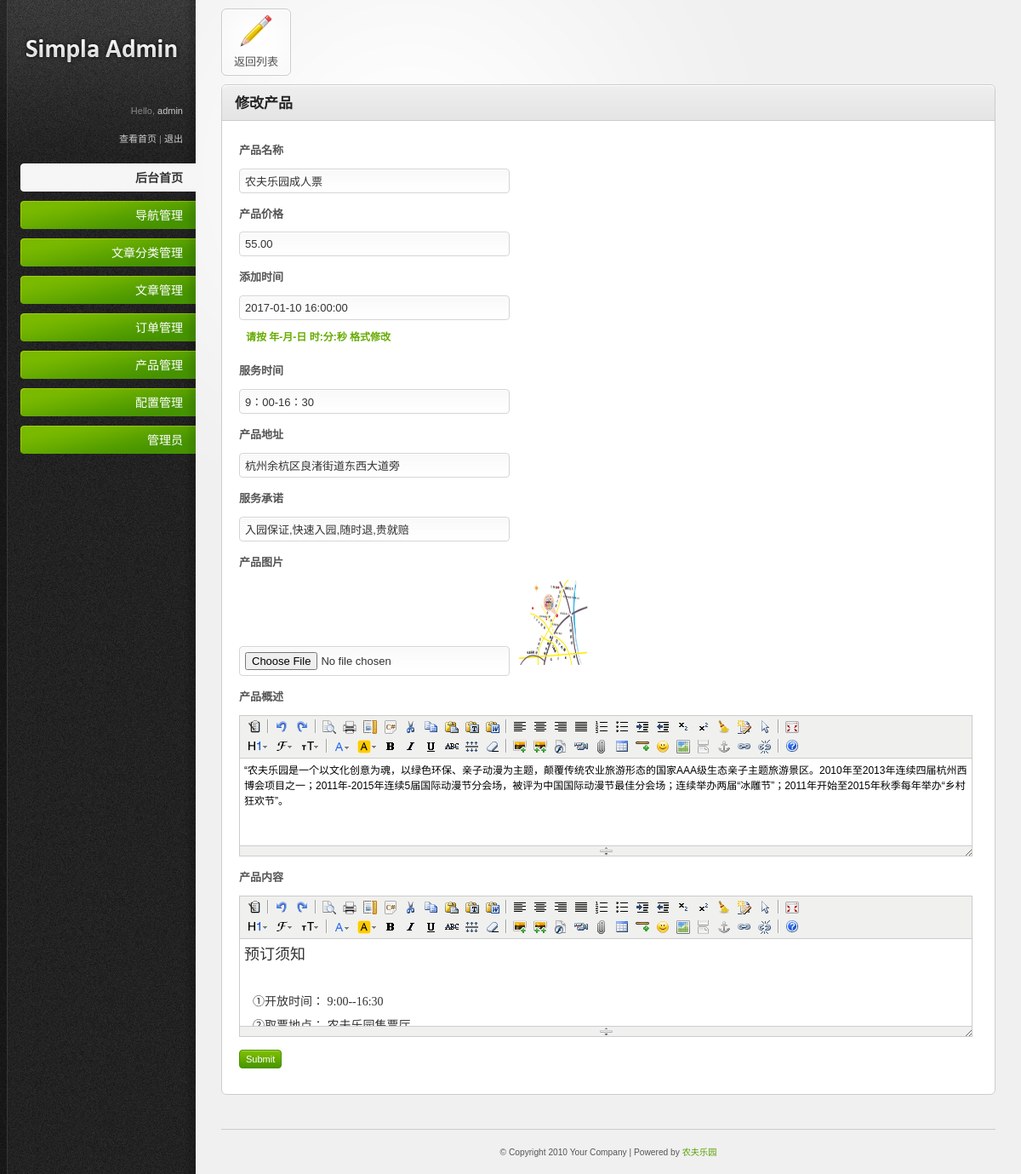
The page /admin/product_edit.php?product_id=24 (signed in) on the database its author committed.
### tables this page shows
CREATE TABLE `pre_product` (
  `product_id` int(11) NOT NULL AUTO_INCREMENT,
  `product_name` varchar(45) DEFAULT NULL COMMENT '产品名称',
  `product_price` decimal(10,2) DEFAULT NULL COMMENT '产品价格',
  `product_desc` text COMMENT '描述内容',
  `product_content` text COMMENT '正文内容',
  `product_time` int(11) DEFAULT NULL COMMENT '添加时间',
  `product_date` varchar(200) DEFAULT NULL COMMENT '服务日期',
  `product_address` varchar(255) DEFAULT NULL COMMENT '地址\n',
  `product_promise` text COMMENT '服务承诺',
  `product_img` varchar(255) NOT NULL,
  PRIMARY KEY (`product_id`)
);

### include/init.php (called while the page is built, shortened)
<?php
    $conn = mysql_connect("localhost","root","root");
    $pre_ ="pre_";
    include("extends_helper.php");
?>

### include/extends_helper.php (called while the page is built, shortened)
<?php
function getOne($sql){
	global $conn;
	$result=mysql_query($sql,$conn);
	$data=array();
	if($result && mysql_num_rows($result)>0){
		$data=mysql_fetch_assoc($result);
	}
	return $data;
}

### admin/product_edit.php (the view, shortened to what this page needs)
<?php
    include("../include/init.php");
    $product_id = isset($_GET['product_id']) ? $_GET['product_id'] : 0;
    $sql = "SELECT * FROM {$pre_}product WHERE product_id = $product_id";
    $product_name = getOne($sql);
?>
<!DOCTYPE html PUBLIC "-//W3C//DTD XHTML 1.0 Strict//EN" "http://www.w3.org/TR/xhtml1/DTD/xhtml1-strict.dtd">
<html xmlns="http://www.w3.org/1999/xhtml">
<head>
<link rel="stylesheet" href="../static/admin/css/reset.css" type="text/css" media="screen" />
<link rel="stylesheet" href="../static/admin/css/style.css" type="text/css" media="screen" />
<link rel="stylesheet" href="../static/admin/css/invalid.css" type="text/css" media="screen" />
<link rel="stylesheet" href="../static/css/style-validForm.css" type="text/css" media="screen" />
<link rel="stylesheet" href="../static/plugin/datePicker/datePicker.css" type="text/css" media="screen" />
<link rel="stylesheet" href="../include/kindeditor/themes/default/default.css" />
</head>
<body>
<div id="body-wrapper">
  <div id="sidebar">
     <?php include("menu.php");?>
  </div>
  <div id="main-content">
    <ul class="shortcut-buttons-set">
      <li><a class="shortcut-button" href="product_list.php"><span> <img src="../static/admin/images/icons/pencil_48.png" alt="icon" /><br />
        返回列表</span></a></li>
    </ul>
    <div class="content-box">
      <div class="content-box-header">
        <h3>修改产品</h3>
      </div>
      <div class="content-box-content">
        <div class="tab-content default-tab" id="tab2">
          <form action="#" method="post" enctype="multipart/form-data" class="nav_form">
            <fieldset>
                <p>
                  <label>产品名称</label>
                 <input class="text-input small-input" datatype="*1-20" nullmsg="产品名称长度1-20位" type="text" id="small-input" name="product_name" value="<?php echo $product_name['product_name'];?>" />
                </p>
                <p>
                  <label>产品价格</label>
                  <input class="text-input small-input" datatype="/^[0-9]+([.]{1}[0-9]{2}){0,1}$/" nullmsg="产品价格填写错误,应填写无小数点或者00.00格式" type="text" id="small-input" name="product_price" value="<?php echo $product_name['product_price'];?>" />
                </p>
                <p>
                  <label>添加时间</label>
                  <input class="text-input small-input" type="text" id="small-input" name="product_time" value="<?php echo date("Y-m-d H:i:s",$product_name['product_time']);?>" />
                   <div style="display:inline; color: #66ab00;font-weight: 600;" class="Validform_checktip">请按 年-月-日 时:分:秒 格式修改</div>
                </p>
                <p>
                  <label>服务时间</label>
                  <input class="text-input small-input" datatype="*1-20" nullmsg="服务时间填写1-20位" type="text" id="small-input" name="product_date" value="<?php echo $product_name['product_date'];?>" />
                </p>
                <p>
                  <label>产品地址</label>
                  <input class="text-input small-input" datatype="s1-50" nullmsg="产品地址填写长度1-50位" type="text" id="small-input" name="product_address" value="<?php echo $product_name['product_address'];?>" />
                </p>
                <p>
                  <label>服务承诺</label>
                  <input class="text-input small-input" datatype="*1-50" nullmsg="服务承诺填写1-50位" type="text" id="small-input" name="product_promise" value="<?php echo $product_name['product_promise'];?>" />
                </p>
                <p>
                  <label>产品图片</label>
                  <input class="text-input small-input" type="file" id="small-input" name="product_img" />
                  <?php if(!empty($product_name['product_img'])) {?>
                      <img src="../<?php echo $product_name['product_img'];?>" style="width: 100px;height: 100px;" alt="" />
                  <?php }?>
                </p>
                <p>
                  <label>产品概述</label>
                </p>
                <p>
                  <label>产品内容</label>
                </p>
                <p>
                  <input class="button" type="submit" value="Submit" />
                </p>
            </fieldset>
          </form>
        </div>
      </div>
    </div>
     <div id="footer" style="text-align: center;">
        <small>
          &#169; Copyright 2010 Your Company | Powered by <a href="#">农夫乐园</a>
        </small>
    </div>
  </div>
</div>
</body>
</html>

### static/admin/css/style.css (style rules this page uses)
html { font-size: 100%; height: 100%; margin-bottom: 1px; }
body { font-family: Arial, Helvetica, sans-serif; color: #555; background: #f0f0f0 url('../images/bg-body.gif') top left repeat-y; font-size: 12px; }
#body-wrapper { background: url('../images/bg-radial-gradient.gif') fixed 230px top no-repeat; }
h1, h2, h3, h4, h5, h6 { font-family: Helvetica, Arial, sans-serif; color: #222; font-weight: bold; }
h3 { font-size: 17px; padding: 0 0 10px 0; }
a { color: #57a000; text-decoration: none; }
small { font-size: 0.85em; }
p { padding: 5px 0 10px 0; line-height: 1.6em; }
.button { font-family: Verdana, Arial, sans-serif; display: inline-block; background: #459300 url('../images/bg-button-green.gif') top left repeat-x !important; border: 1px solid #459300 !important; padding: 4px 7px 4px 7px !important; color: #fff !important; font-size: 11px !important; cursor: pointer; }
#sidebar { background: url('../images/bg-sidebar.gif') top left no-repeat; width: 230px; height: 100%; position: absolute; left: 0; top: 0; color: #888; font-size: 11px; }
#main-content { margin: 0 30px 0 260px; }
#footer { border-top: 1px solid #ccc; margin: 40px 0 0 0; padding: 20px 0; font-size: 12px; }
#main-content ul, #main-content ol { padding: 10px 0; }
#main-content ul li { background: url('../images/icons/bullet_black.png') center left no-repeat; padding: 4px 0 4px 20px; }
.content-box { border: 1px solid #ccc; margin: 0 0 20px 0; background: #fff; }
.content-box-header { background: #e5e5e5 url('../images/bg-content-box.gif') top left repeat-x; margin-top: 1px; height: 40px; }
.content-box-header h3 { padding: 12px 15px 10px; float: left; }
.content-box-content { padding: 20px; font-size: 13px; border-top: 1px solid #ccc; }
.shortcut-button { border: 1px solid #ccc; background: #f7f7f7 url('../images/shortcut-button-bg.gif') top left no-repeat; display: block; width: 80px; margin: 0 0 10px 0; }
.shortcut-button span { border: 1px solid #fff; display:block; padding: 0px 0px 5px 0px; text-align: center; color: #555; font-size: 13px; line-height: 1.3em; }
ul.shortcut-buttons-set li { float: left; margin: 0 15px 0 0; padding: 0 !important; background: 0; }
form label { display: block; padding: 0 0 10px; font-weight: bold; }
form input.text-input, form select, form textarea, form .wysiwyg { padding: 6px; font-size: 13px; background: #fff url('../images/bg-form-field.gif') top left repeat-x; border: 1px solid #d5d5d5; color: #333; }
form .small-input { width: 35% !important; }

### static/admin/css/invalid.css (style rules this page uses)
.button, #main-content table tfoot td .bulk-actions select, .pagination a.number, form input.text-input, form textarea, form .wysiwyg, form select, .dp-popup { -moz-border-radius: 4px; -webkit-border-radius: 4px; border-radius: 4px; }
.content-box, .content-box-header, ul.content-box-tabs li a.current, .shortcut-button, .notification { -moz-border-radius: 6px; -webkit-border-radius: 6px; border-radius: 6px; }
.content-box-header { -moz-border-radius-bottomleft: 0; -moz-border-radius-bottomright: 0; -webkit-border-bottom-left-radius: 0; -webkit-border-bottom-right-radius: 0; border-bottom-left-radius: 0; border-bottom-right-radius: 0; }
.shortcut-button span { -moz-border-radius: 7px; -webkit-border-radius: 7px; border-radius: 7px; }

### static/css/style-validForm.css (style rules this page uses)
.Validform_checktip { margin-left:8px; line-height:20px; height:20px; overflow:hidden; color:#999; font-size:12px; }

### rows shown on the page
pre_product: product_name "农夫乐园成人票", product_price "55.00", product_time "2017-01-10 16:00:00", product_date "9：00-16：30", product_address "杭州余杭区良渚街道东西大道旁", product_promise "入园保证,快速入园,随时退,贵就赔", product_img (picture)

### other values the page prints
$_SESSION['admin_name'] "admin"
